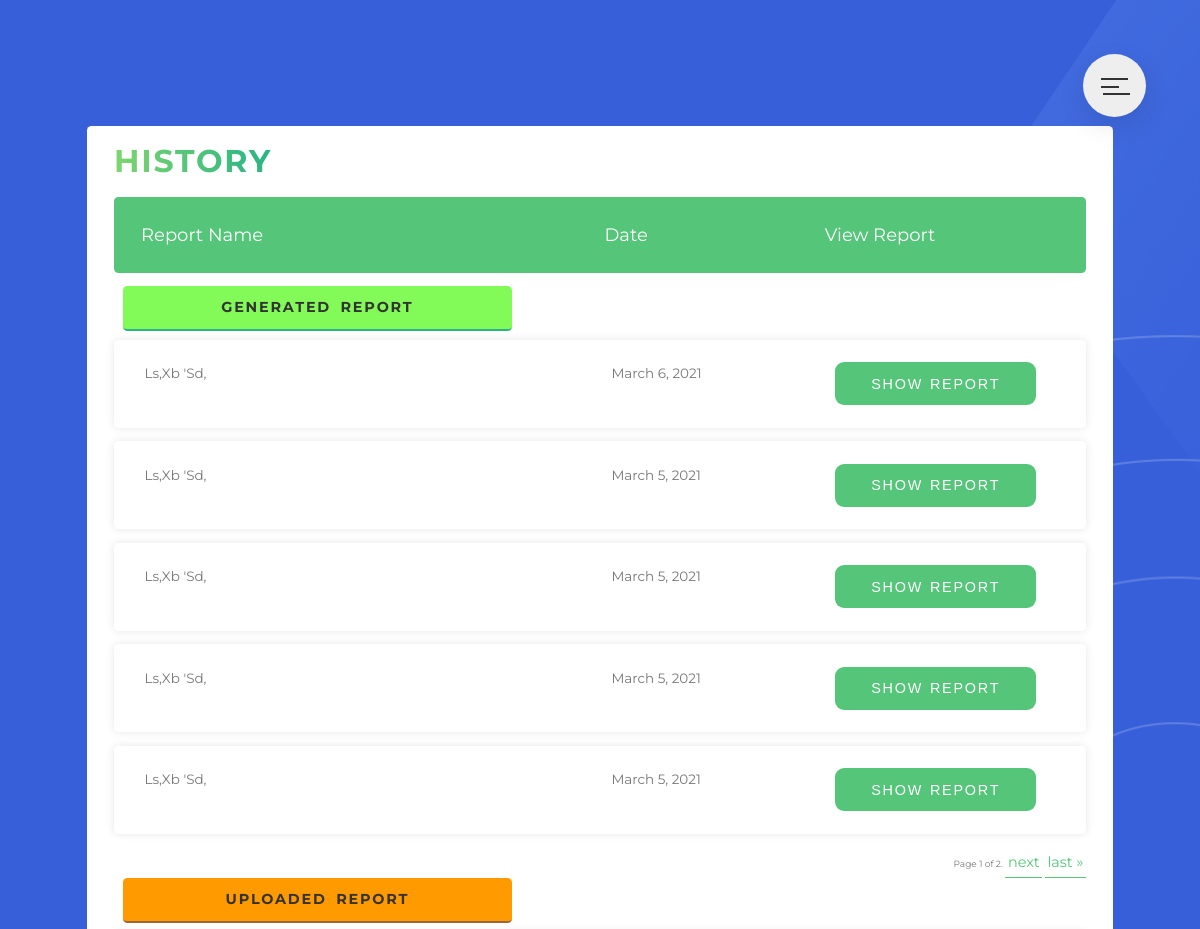
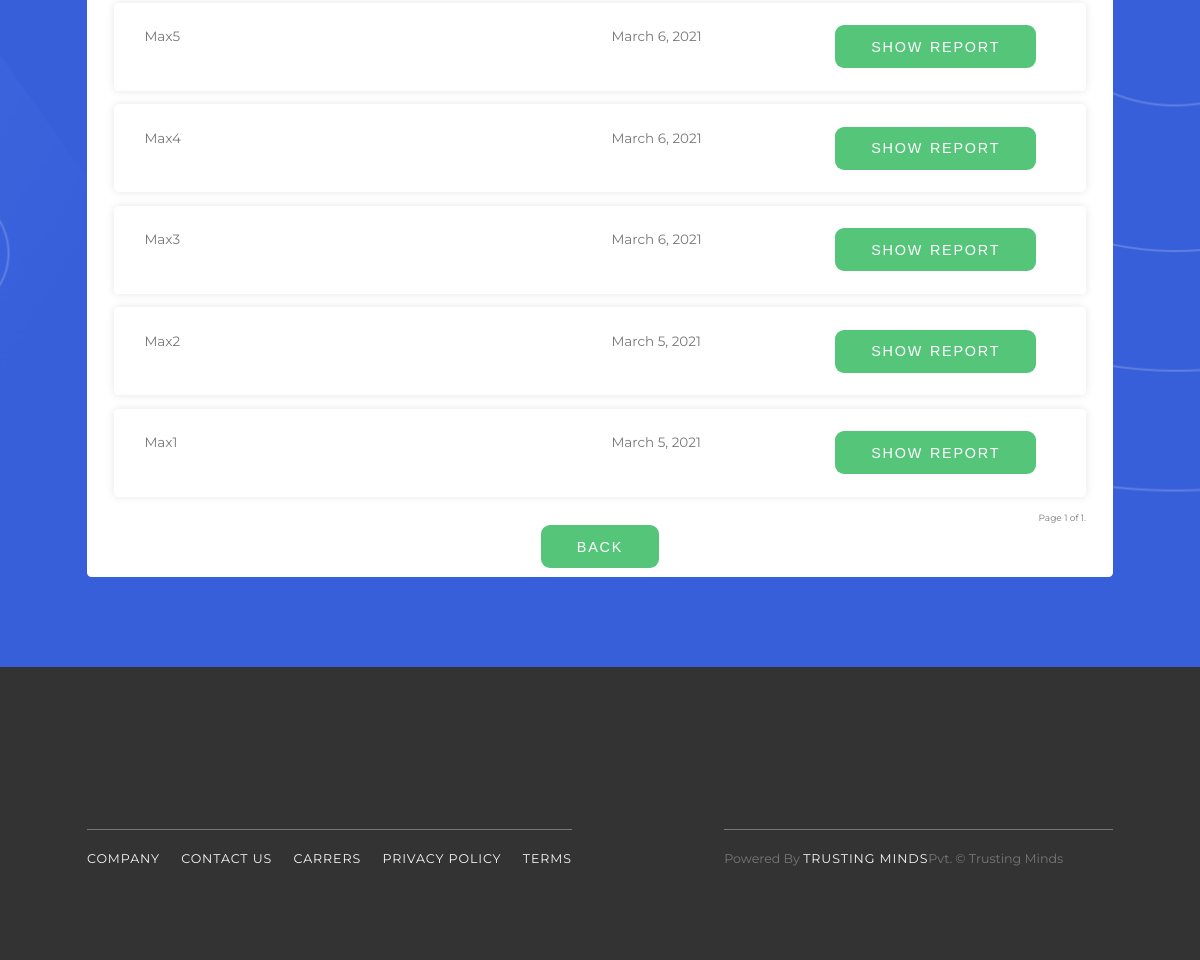
/showall/16 (signed in), run on the app's committed database (2 pictures, top to bottom).
### patient/models.py (models this page shows, shortened)
class FinalGeneratedReport(models.Model):
    patient = models.ForeignKey(to=Patient, on_delete=models.CASCADE)
    doc1 = models.ForeignKey(to=Document, on_delete=models.SET_NULL, null=True, blank=True, related_name='generatedreport_doc1')
    doc2 = models.ForeignKey(to=Document, on_delete=models.SET_NULL, null=True, blank=True, related_name='generatedreport_doc2')
    doc3 = models.ForeignKey(to=Document, on_delete=models.SET_NULL, null=True, blank=True, related_name='generatedreport_doc3')
    doc4 = models.ForeignKey(to=Document, on_delete=models.SET_NULL, null=True, blank=True, related_name='generatedreport_doc4')
    doc5 = models.ForeignKey(to=Document, on_delete=models.SET_NULL, null=True, blank=True, related_name='generatedreport_doc5')
    sectiondtext = models.TextField(max_length=255, null=True, blank=True)
    created_time = models.DateField(default=timezone.now)
    def __str__(self):
        return f"{self.patient}  "

class Patient(models.Model):
    first_name = models.CharField(max_length=55, blank=False, null=False)
    last_name = models.CharField(max_length=55, blank=False, null=False)
    email = models.EmailField(max_length=255, blank=False, null=False, unique=True)
    address = models.TextField(max_length=255, blank=True, null=True)
    postal_zip = models.IntegerField(max_length=255, blank=True, null=True)
    city = models.CharField(max_length=255, blank=True, null=True)
    country = models.CharField(max_length=255, blank=True, null=True)
    phone_number = models.IntegerField(max_length=17, blank=True, null=True) # mobile
    alternate_number = models.IntegerField(max_length=17, blank=True, null=True) # alternate
    def __str__(self) -> str:
        return f"{self.first_name} {self.last_name}"

class Document(models.Model):
    name = models.CharField(max_length=15, blank=True)
    report = models.ForeignKey(to = Report,on_delete=models.SET_NULL,null=True)
    document = models.FileField(upload_to='documents/')
    uploaded_at = models.DateField(auto_now_add=False)
    patient = models.ForeignKey(to=Patient, on_delete=models.CASCADE, unique=False)
    class Meta:
        unique_together = ('name', 'document', 'patient')
    def __str__(self) -> str:
        return f'{self.name}'

### patient/views.py (the view)
# urls.py: path('showall/<int:pk>', ShowAllReportView.as_view(), name='show-all-report'),
class ShowAllReportView(LoginRequiredMixin, View):
    template_name = 'patient/show_all_report.html'
    def get(self, request, pk):
        patient = Patient.objects.get(pk=pk)
        gen_rep = FinalGeneratedReport.objects.filter(patient__pk=pk).order_by('-pk')
        report1 = patient.document_set.all().order_by('-pk')
        paginator1 = Paginator(gen_rep, 5)
        paginator2 = Paginator(report1, 5)
        page_number = request.GET.get('page')
        page_obj1 = paginator1.get_page(page_number)
        page_obj2 = paginator2.get_page(page_number)
        context = {
            'patient':patient,
            'generated_reports':FinalGeneratedReport.objects.filter(patient__pk=pk).order_by('-pk'),
            'reports': patient.document_set.all().order_by('-pk'),
            'page_obj1':page_obj1,
            'page_obj2':page_obj2
        }
        return render(request, self.template_name, context)

### patient/templates/patient/show_all_report.html (shortened to what this page needs)
{%  extends 'patient/base2.html' %}
{% load static %}
{% load widget_tweaks %}
{% block content %}
<!DOCTYPE html>
  </head>
  <body>
    <section class="section-form__var">
      <div class="section-form-heading__var GB">
        <h1 class="heading-secondary u-margin-top-big">&nbsp;</h1>
      </div>
      <div class="container__var u-margin-bottom-big GB">
        <div>
          <h2 class="heading-secondary">History</h2>
        </div>
        <ul class="responsive-table__var GB">
          <li class="table-header__var GB">
            <div class="col__var col-1__tt__var GB">Report Name</div>
            <div class="col__var col-2__tt__var GB">Date</div>
            <div class="col__var col-3__tt__var GB">View Report</div>
          </li>
          <h3 class="heading-tertiary tt_h3_st_1">Generated Report</h3>
          {% for report in page_obj1 %}
          <li class="table-row__var GB">
            <div class="col__var col-1__tt__var GB" data-label="Label">
              {{report}}
            </div>
            <div class="col__var col-2__tt__var GB" data-label="Now">
              {{report.created_time}}
            </div>
            <div class="col col-3__tt__var GB"  __vardata-label="Label">
                <button class = "btn btn--green" onclick="window.location='{% url "show-saved-report" report.id patient.id %}';">
                    Show Report
                </button>
            </div>
          </li>
          {% endfor%}
          <div class="pagination" style = "display:grid; text-align:right;">
          <span class="step-links" class="form__label">
            <span  class="form__group">Page {{ page_obj1.number }} of {{ page_obj1.paginator.num_pages }}.</span>
            {% if page_obj1.has_next %}
              <a class="btn-text" href="?page={{ page_obj1.next_page_number }}">next</a>
              <a class="btn-text" href="?page={{ page_obj1.paginator.num_pages }}">last &raquo;</a>
            {% endif %}
          </span>
          </div>
          <h3 class="heading-tertiary tt_h3_st_2">Uploaded Report</h3>
          {% for report in page_obj2 %}
          <li class="table-row__var GB">
            <div class="col__var col-1__tt__var GB" data-label="Label">
              {{report | title}}
            </div>
            <div class="col__var col-2__tt__var GB" data-label="Now">
              {{report.uploaded_at}}
            </div>
            <div class="col col-3__tt__var GB" __vardata-label="Before">
              <button class="btn btn--green" onclick="window.location='{{report.document.url}}';">
                    <td>Show Report</td>
                </button>
            </div>
          </li>
        {% endfor %}
        <div class="pagination" style = "display:grid; text-align:right;">
          <span class="step-links" class="form__label">
            <span  class="form__group">Page {{ page_obj2.number }} of {{ page_obj2.paginator.num_pages }}.</span>
          </span>
          </div>
        </ul>
              <center>
              <button class="btn btn--green" onclick = "window.location.href='{% url 'patient-profile' patient.id %}'">
                BACK
              </button>
            </center>
      </div>
      <div>
        <h3>&nbsp;</h3>
      </div>
    </section>
  </body>
</html>
{% endblock content %}

### patient/static/patient/css/style.css (style rules this page uses)
*, *::after, *::before { margin: 0; padding: 0; box-sizing: inherit; }
html { font-size: 62.5%; }
@media only screen and (max-width: 75em) { html { font-size: 56.25%; } }
body { box-sizing: border-box; }
body { font-family: "Montserrat", sans-serif; font-weight: 400; line-height: 1.7; color: #777; background-color: #eeebebef; }
.heading-secondary { font-size: 3.5rem; font-weight: 700; text-transform: uppercase; letter-spacing: 0.2rem; word-spacing: 0.5rem; display: inline-block; background-image: linear-gradient(to right, #7ed56f, #28b485); -webkit-background-clip: text; background-clip: text; color: transparent; transition: all 0.5s; }
.heading-tertiary { font-size: 1.6rem; font-weight: 700; text-transform: uppercase; word-spacing: 0.4rem; }
.u-margin-bottom-big { margin-bottom: 8rem !important; }
.u-margin-top-big { margin-top: 8rem !important; }
.btn, .btn:link, .btn:visited { text-decoration: none; text-transform: uppercase; font-size: 1.6rem; letter-spacing: 0.2rem; word-spacing: 0.1rem; padding: 1.5rem 4rem; border-radius: 1rem; transition: all 0.2s; position: relative; border: none; cursor: pointer; }
.btn--green { background-color: #55c57a; color: #fff; display: inline-block; }
.btn-text:link, .btn-text:visited { font-size: 1.6rem; color: #55c57a; display: inline-block; text-decoration: none; border-bottom: 0.1rem solid #55c57a; padding: 0.3rem; transition: all 0.3s; }
.form__group:not(:last-child) { margin-bottom: 2rem; }
.section-form__var { background-image: url(../img/3.png); background-size: cover; background-position: top; }
.container__var { max-width: 114rem; margin-left: auto; margin-right: auto; padding: 1rem 3rem; background-color: #fff; border-radius: 0.5rem; }
.responsive-table__var li { margin-top: 1rem; border-radius: 0.5rem; padding: 2.5rem 3rem; display: flex; margin-bottom: 1.5rem; }
.responsive-table__var .table-header__var { background-color: #55c57a; color: #fff; font-size: 2rem; }
.responsive-table__var .table-row__var { background-color: #ffffff; box-shadow: 0px 0px 9px 0px rgba(0, 0, 0, 0.1); font-size: 1.5rem; font-weight: 400; transition: all 0.2s; cursor: pointer; justify-content: space-evenly; }
.col-1__tt__var { flex-basis: 50%; }
.col-2__tt__var { flex-basis: 24%; margin-left: 0.5rem; }
.col-3__tt__var { flex-basis: 24%; }
.tt_h3_st_1 { width: 40%; border-radius: 0.5rem; padding: 1rem; color: #333; margin: 0 1rem; background-color: #82fa58; border-bottom: 0.3rem solid #28b485; letter-spacing: 0.2rem; text-align: center; }
.tt_h3_st_2 { width: 40%; border-radius: 0.5rem; padding: 1rem; color: #333; margin: 0 1rem; background-color: #ff9a01; border-bottom: 0.3rem solid #9c6636; letter-spacing: 0.2rem; text-align: center; }

### data on the page
FinalGeneratedReport: patient.last_name "Ls,Xb 'Sd,", created_time "March 6, 2021"
FinalGeneratedReport: patient.last_name "Ls,Xb 'Sd,", created_time "March 5, 2021"
FinalGeneratedReport: patient.last_name "Ls,Xb 'Sd,", created_time "March 5, 2021"
FinalGeneratedReport: patient.last_name "Ls,Xb 'Sd,", created_time "March 5, 2021"
FinalGeneratedReport: patient.last_name "Ls,Xb 'Sd,", created_time "March 5, 2021"
Document: name "Max5", uploaded_at "March 6, 2021"
Document: name "Max4", uploaded_at "March 6, 2021"
Document: name "Max3", uploaded_at "March 6, 2021"
Document: name "Max2", uploaded_at "March 5, 2021"
Document: name "Max1", uploaded_at "March 5, 2021"

### other printed values
{{ page_obj1.number }} "1"
{{ page_obj1.paginator.num_pages }} "2"
{{ page_obj2.number }} "1"
{{ page_obj2.paginator.num_pages }} "1"
